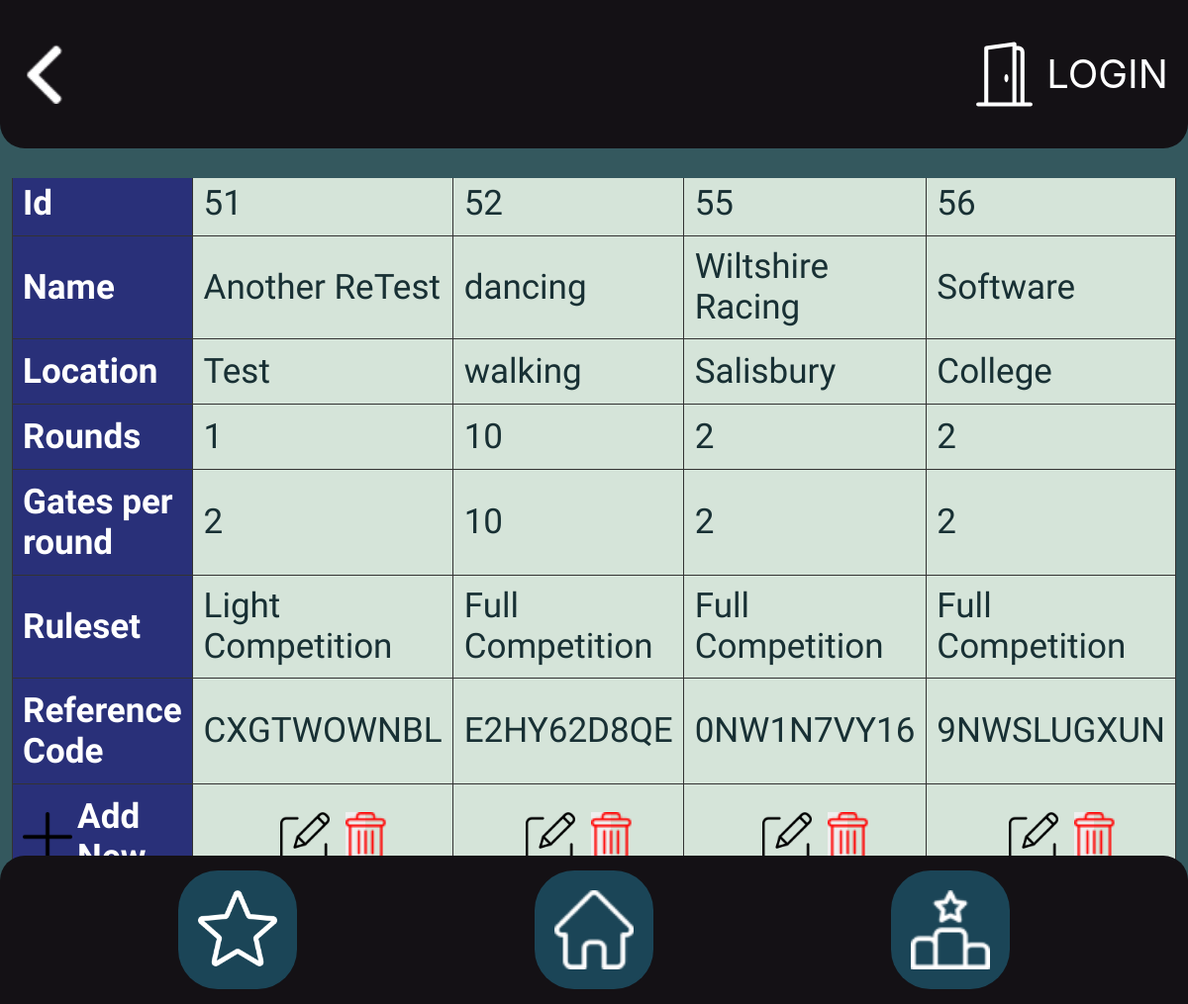
Screenshot of /account/comp/list/ with the database file from the repository.
### database/models.py (models this page shows, shortened)
class Competition(models.Model):
    name = models.CharField(max_length=100)
    location = models.CharField(max_length=50)
    no_of_rounds = models.IntegerField(validators=[MinValueValidator(
        1, message='Please enter a number greater than or equal to 1'), MaxValueValidator(30, message='Please enter a number less than or equal to 30')])
    gates_per_round = models.IntegerField(
        validators=[MinValueValidator(1), MaxValueValidator(30)])
    ruleset = models.ForeignKey(Ruleset, on_delete=models.CASCADE)
    ref_code = models.CharField(
        max_length=10,
        blank=True,
        editable=False,
        unique=True,
        default=get_random_string(
            5, allowed_chars=string.ascii_uppercase + string.digits)
    )

class Ruleset(models.Model):
    name = models.CharField(max_length=100, unique=True)
    def __str__(self):
        return self.name

### database/views.py (the view)
# urls.py: path('comp/list/', views.comp_list, name='finn'),
def comp_list(request):
    context = {
        'comp_list': Competition.objects.all()
    }
    return render(request, "competition_register/comp_list.html", context)

### database/templates/competition_register/comp_list.html (shortened to what this page needs)
{% extends 'base1.html' %}
{% load static %}
{% block head %}
<link rel="stylesheet" href="{% static 'list.css' %}">
{% endblock %}
{% block content %}
<div class="Tscroll">
    <table id="comp">
        <tr>
            <th>Id</th>
            {% for comp in comp_list %}
            <td>{{comp.id}}</td>
            {% endfor %}
        </tr>
        <tr>
            <th>Name</th>
            {% for comp in comp_list %}
            <td>{{comp.name}}</td>
            {% endfor %}
        </tr>
        <tr>
            <th>Location</th>
            {% for comp in comp_list %}
            <td>{{comp.location}}</td>
            {% endfor %}
        </tr>
        <tr>
            <th>Rounds</th>
            {% for comp in comp_list %}
            <td>{{comp.no_of_rounds}}</td>
            {% endfor %}
        </tr>
        <tr>
            <th>Gates per round</th>
            {% for comp in comp_list %}
            <td>{{comp.gates_per_round}}</td>
            {% endfor %}
        </tr>
        <tr>
            <th>Ruleset</th>
            {% for comp in comp_list %}
            <td>{{comp.ruleset}}</td>
            {% endfor %}
        </tr>
        <tr>
            <th>Reference Code</th>
            {% for comp in comp_list %}
            <td>{{comp.ref_code}}</td>
            {% endfor %}
        </tr>
        <tr>
            <th>
                <a href="{% url 'comp_insert' %}" class="add-user">
                    <img src="{% static 'plus.png' %}" alt="" class="edit" style="height: 50px;"> Add New</a>
            </th>
            {% for comp in comp_list %}
            <td class="add-new">
                <div class="please">
                    <a href="{% url 'comp_update' comp.id %}">
                        <img src="{% static 'edit.png' %}" alt="" class="edit" style="height: 50px;">
                    </a>
                    <form action="{% url 'comp_delete' comp.id %}" method="post">
                        <button type="submit" class="del"
                            onclick="return confirm('Do you really want to delete user {{comp.name}}?')"><img
                                src="/database/static/delete.png" style="height: 50px"></button>
                    </form>
                </div>
            </td>
            {% endfor %}
        </tr>
    </table>
</div>
{% endblock %}

### database/static/base1.css (style rules this page uses)
* { padding: 0; margin: 0; box-sizing: border-box; }

### database/static/list.css (style rules this page uses)
* { margin: 0; padding: 0; }
#comp { overflow-x: auto; font-size: 35px; }
#user td, #user th, #comp td, #comp th { border: 1px solid #333; padding: 10.5px; font-family: 'Oswald', sans-serif; color: #183034; background-color: #D5E4D9; }
#user th, #comp th { padding-top: 12px; padding-bottom: 12px; text-align: left; background-color: #293079; color: white; position: static; width: 80px; font-family: 'Oswald', sans-serif; }
.Tscroll { height: 70%; width: 100%; padding: 20px; overflow: scroll; display: flex; align-items: center; justify-content: center; }
a.add-user { display: flex; gap: 5px; align-items: center; color: white !important; text-decoration: none; }
.please { display: flex; flex-direction: row; align-items: center; justify-content: center; gap: 1rem; }
button.del { display: flex; width: 20px; border: 0; }

### rows the page displays
Competition: id "51", name "Another ReTest", location "Test", no_of_rounds "1", gates_per_round "2", ruleset "Light Competition", ref_code "CXGTWOWNBL"
Competition: id "52", name "dancing", location "walking", no_of_rounds "10", gates_per_round "10", ruleset "Full Competition", ref_code "E2HY62D8QE"
Competition: id "55", name "Wiltshire Racing", location "Salisbury", no_of_rounds "2", gates_per_round "2", ruleset "Full Competition", ref_code "0NW1N7VY16"
Competition: id "56", name "Software", location "College", no_of_rounds "2", gates_per_round "2", ruleset "Full Competition", ref_code "9NWSLUGXUN"
